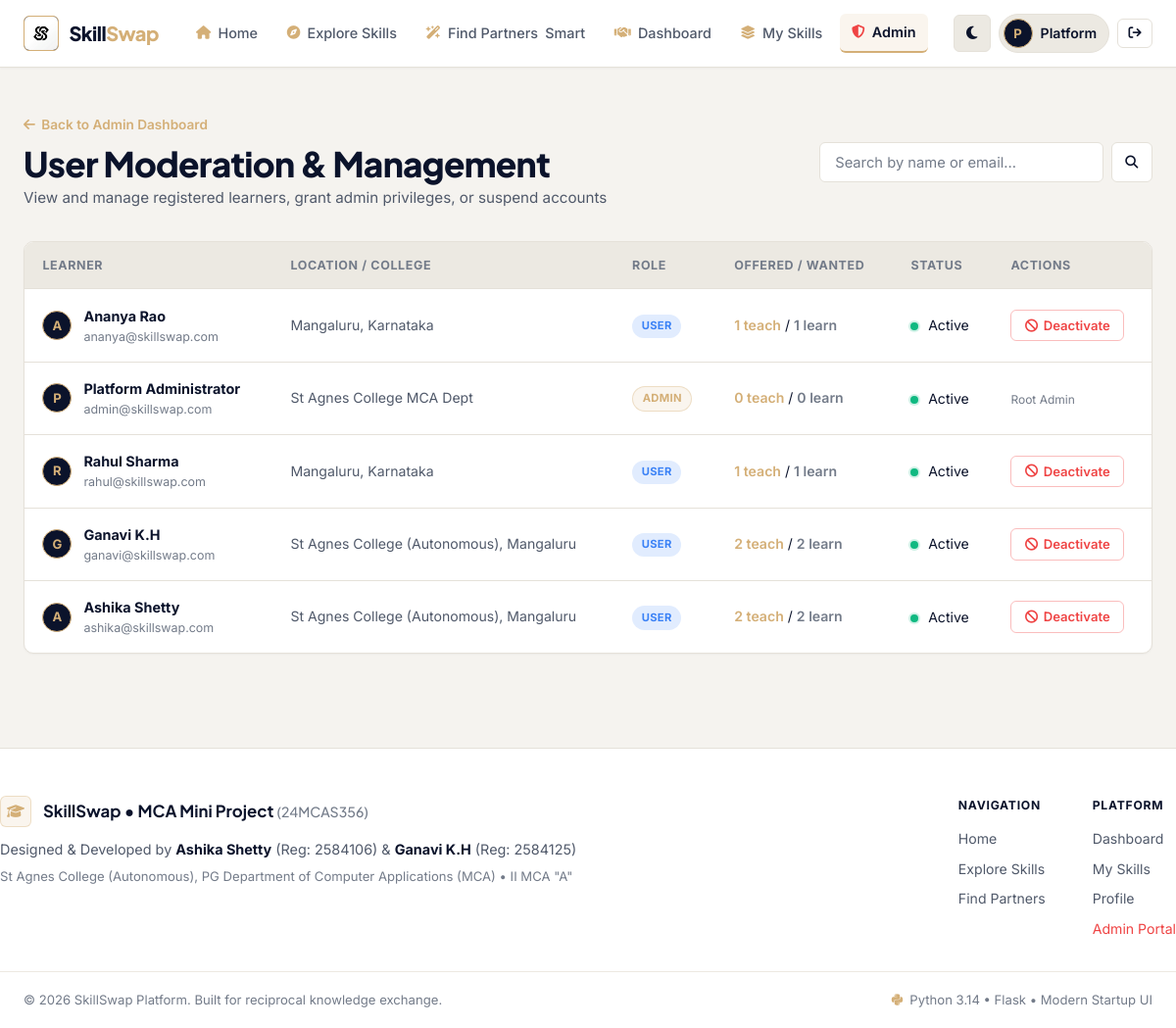
Page /admin/users (signed in) on the committed database.
### models.py (models this page shows, shortened)
class User(db.Model):
    __tablename__ = 'users'
    id = db.Column(db.Integer, primary_key=True)
    full_name = db.Column(db.String(100), nullable=False)
    email = db.Column(db.String(120), unique=True, nullable=False, index=True)
    password_hash = db.Column(db.String(255), nullable=False)
    role = db.Column(db.String(20), default='user')  # 'user' or 'admin'
    bio = db.Column(db.Text, nullable=True)
    location = db.Column(db.String(150), default='St Agnes College, Mangaluru')
    avatar = db.Column(db.String(255), default='default_avatar.png')
    is_active = db.Column(db.Boolean, default=True)
    created_at = db.Column(db.DateTime, default=lambda: datetime.now(timezone.utc))
    skills_offered = db.relationship('SkillOffered', backref='user', lazy='dynamic', cascade='all, delete-orphan')
    skills_wanted = db.relationship('SkillWanted', backref='user', lazy='dynamic', cascade='all, delete-orphan')
    sent_requests = db.relationship(
        'SwapRequest',
        foreign_keys='SwapRequest.sender_id',
        backref='sender',
        lazy='dynamic',
        cascade='all, delete-orphan'
    )
    received_requests = db.relationship(
        'SwapRequest',
        foreign_keys='SwapRequest.receiver_id',
        backref='receiver',
        lazy='dynamic',
        cascade='all, delete-orphan'
    )
    sent_messages = db.relationship(
        'Message',
        foreign_keys='Message.sender_id',
        backref='sender',
        lazy='dynamic'
    )
    received_messages = db.relationship(
        'Message',
        foreign_keys='Message.receiver_id',
        backref='receiver',
        lazy='dynamic'
    )
    reviews_given = db.relationship(
        'Review',
        foreign_keys='Review.reviewer_id',
        backref='reviewer',
        lazy='dynamic'
    )
    reviews_received = db.relationship(
        'Review',
        foreign_keys='Review.reviewee_id',
        backref='reviewee',
        lazy='dynamic'
    )
    @property
    def is_admin(self):
        return self.role == 'admin'

### routes/admin.py (the view)
@admin_bp.route('/users')
@admin_required
def users():
    search_q = request.args.get('q', '').strip()
    if search_q:
        all_users = User.query.filter(
            (User.full_name.ilike(f'%{search_q}%')) |
            (User.email.ilike(f'%{search_q}%'))
        ).order_by(User.created_at.desc()).all()
    else:
        all_users = User.query.order_by(User.created_at.desc()).all()
    return render_template('admin/users.html', users=all_users, q=search_q)

### routes/auth.py (called while the page is built)
def admin_required(view):
    @functools.wraps(view)
    def wrapped_view(**kwargs):
        if 'user_id' not in session:
            flash('Please log in as an administrator.', 'warning')
            return redirect(url_for('auth.login', next=request.url))
        if session.get('user_role') != 'admin':
            flash('Access restricted to administrators only.', 'danger')
            return redirect(url_for('main.index'))
        return view(**kwargs)
    return wrapped_view

@auth_bp.before_app_request
def load_logged_in_user():
    user_id = session.get('user_id')
    if user_id is None:
        g.user = None
    else:
        g.user = db.session.get(User, user_id)
        if g.user and not g.user.is_active:
            session.clear()
            g.user = None
            flash('Your account has been deactivated. Please contact administrator.', 'danger')

### templates/admin/users.html (shortened to what this page needs)
{% extends 'base.html' %}
{% block extra_css %}
<link rel="stylesheet" href="{{ url_for('static', filename='css/admin.css') }}">
{% endblock %}
{% block content %}
<div style="margin-bottom: 2.5rem;">
  <div style="display: flex; justify-content: space-between; align-items: center; flex-wrap: wrap; gap: 1rem; margin-bottom: 2rem;">
    <div>
      <a href="{{ url_for('admin.dashboard') }}" style="font-size: 0.85rem; color: var(--champagne-gold); display: flex; align-items: center; gap: 0.4rem; margin-bottom: 0.4rem; font-weight: 600;">
        <i class="fas fa-arrow-left"></i> Back to Admin Dashboard
      </a>
      <h1 style="font-size: 2.2rem; font-weight: 800;">User Moderation &amp; Management</h1>
      <p style="color: var(--body-text); font-size: 0.95rem;">View and manage registered learners, grant admin privileges, or suspend accounts</p>
    </div>
    <form method="GET" action="{{ url_for('admin.users') }}" style="display: flex; gap: 0.5rem; flex: 1; min-width: 200px; max-width: 340px;">
      <input type="text" name="q" value="{{ q or '' }}" class="form-control" placeholder="Search by name or email..." style="flex: 1; min-width: 0;">
      <button type="submit" class="btn btn-secondary btn-sm" style="flex-shrink: 0;">
        <i class="fas fa-magnifying-glass"></i>
      </button>
    </form>
  </div>
  <div class="data-table-wrapper">
    <table class="data-table">
      <thead>
        <tr>
          <th>Learner</th>
          <th>Location / College</th>
          <th>Role</th>
          <th>Offered / Wanted</th>
          <th>Status</th>
          <th>Actions</th>
        </tr>
      </thead>
      <tbody>
        {% for u in users %}
          <tr>
            <td>
              <div style="display: flex; align-items: center; gap: 0.75rem;">
                <div class="avatar-mini">{{ u.full_name[0] }}</div>
                <div>
                  <a href="{{ url_for('auth.user_detail', user_id=u.id) }}" style="font-weight: 700; color: var(--heading-color); text-decoration: none;">
                    {{ u.full_name }}
                  </a>
                  <div style="font-size: 0.78rem; color: var(--text-muted);">{{ u.email }}</div>
                </div>
              </div>
            </td>
            <td style="font-size: 0.88rem; color: var(--body-text);">
              {{ u.location }}
            </td>
            <td>
              <span class="level-badge {% if u.role == 'admin' %}level-expert{% else %}level-intermediate{% endif %}">
                {{ u.role }}
              </span>
            </td>
            <td style="font-size: 0.88rem;">
              <span style="color: var(--champagne-gold); font-weight: 600;">{{ u.skills_offered.count() }} teach</span> /
              <span style="color: var(--text-muted); font-weight: 600;">{{ u.skills_wanted.count() }} learn</span>
            </td>
            <td>
              <span class="status-dot {% if u.is_active %}status-active{% else %}status-inactive{% endif %}"></span>
              <span style="font-size: 0.88rem;">{{ 'Active' if u.is_active else 'Deactivated' }}</span>
            </td>
            <td>
              {% if u.email != 'admin@skillswap.com' %}
                <form method="POST" action="{{ url_for('admin.toggle_user_status', user_id=u.id) }}" style="display: inline;">
                  <button type="submit" class="btn btn-outline btn-sm" style="{% if u.is_active %}color: #EF4444; border-color: rgba(239, 68, 68, 0.35);{% else %}color: #10B981; border-color: rgba(16, 185, 129, 0.35);{% endif %}">
                    {% if u.is_active %}
                      <i class="fas fa-ban"></i> Deactivate
                    {% else %}
                      <i class="fas fa-check"></i> Activate
                    {% endif %}
                  </button>
                </form>
              {% else %}
                <span style="font-size: 0.75rem; color: var(--text-muted);">Root Admin</span>
              {% endif %}
            </td>
          </tr>
        {% endfor %}
      </tbody>
    </table>
  </div>
</div>
{% endblock %}

### templates/base.html (shortened to what this page needs)
<!DOCTYPE html>
<html lang="en" data-theme="light">
<head>
  <link rel="stylesheet" href="https://cdnjs.cloudflare.com/ajax/libs/font-awesome/6.4.0/css/all.min.css">
  <link rel="stylesheet" href="{{ url_for('static', filename='css/style.css') }}">
  {% block extra_css %}{% endblock %}
</head>
<body>
  <div class="nav-wrapper">
    <nav class="navbar" id="mainNavbar">
      <div class="container nav-container">
        <a href="{{ url_for('main.index') }}" class="brand" id="navBrand">
          <div class="brand-icon">
            <img src="{{ url_for('static', filename='images/logo.jpg') }}" alt="SkillSwap Logo">
          </div>
          <span class="brand-name">Skill<span class="brand-accent">Swap</span></span>
        </a>
        <ul class="nav-links" id="navLinks">
          <li>
            <a href="{{ url_for('main.index') }}" class="nav-link {% if request.endpoint == 'main.index' %}active{% endif %}" id="navHome">
              <i class="fas fa-house"></i>
              <span>Home</span>
            </a>
          </li>
          <li>
            <a href="{{ url_for('main.explore') }}" class="nav-link {% if request.endpoint == 'main.explore' %}active{% endif %}" id="navExplore">
              <i class="fas fa-compass"></i>
              <span>Explore Skills</span>
            </a>
          </li>
          <li>
            <a href="{{ url_for('main.matches') }}" class="nav-link {% if request.endpoint == 'main.matches' %}active{% endif %}" id="navMatches">
              <i class="fas fa-wand-magic-sparkles"></i>
              <span>Find Partners</span>
              <span class="badge-pill-gold">Smart</span>
            </a>
          </li>
          {% if g.user %}
            <li>
              <a href="{{ url_for('swaps.list_swaps') }}" class="nav-link {% if request.endpoint == 'swaps.list_swaps' %}active{% endif %}" id="navSwaps">
                <i class="fas fa-handshake"></i>
                <span>Dashboard</span>
              </a>
            </li>
            <li>
              <a href="{{ url_for('skills.manage_skills') }}" class="nav-link {% if request.endpoint == 'skills.manage_skills' %}active{% endif %}" id="navMySkills">
                <i class="fas fa-layer-group"></i>
                <span>My Skills</span>
              </a>
            </li>
            {% if g.user.is_admin %}
              <li>
                <a href="{{ url_for('admin.dashboard') }}" class="nav-link {% if request.endpoint and 'admin' in request.endpoint %}active{% endif %}" id="navAdmin">
                  <i class="fas fa-shield-halved" style="color: #EF4444;"></i>
                  <span>Admin</span>
                </a>
              </li>
            {% endif %}
          {% endif %}
        </ul>
        <div class="nav-actions">
          <button type="button" class="theme-toggle-btn" id="themeToggleBtn" title="Toggle Theme" aria-label="Toggle Dark and Light Mode">
            <i class="fas fa-moon"></i>
          </button>
          {% if g.user %}
            <a href="{{ url_for('auth.profile') }}" class="user-menu-btn" id="navUserProfile" title="View Profile">
              <div class="avatar-mini">
                {{ g.user.full_name[0] }}
              </div>
              <span class="user-name-label">{{ g.user.full_name.split()[0] }}</span>
            </a>
            <a href="{{ url_for('auth.logout') }}" class="btn btn-outline btn-icon-only btn-sm" id="navLogoutBtn" title="Log Out">
              <i class="fas fa-arrow-right-from-bracket"></i>
            </a>
          {% endif %}
        </div>
      </div>
    </nav>
  </div>
  <main class="container main-content">
    {% block content %}{% endblock %}
  </main>
  <footer class="footer">
    <div class="container footer-content">
      <div class="project-credit">
        <div class="credit-header">
          <div class="credit-icon">
            <i class="fas fa-graduation-cap"></i>
          </div>
          <span class="credit-brand">SkillSwap &bull; MCA Mini Project <span>(24MCAS356)</span></span>
        </div>
        <p class="credit-names">
          Designed &amp; Developed by <strong>Ashika Shetty</strong> (Reg: 2584106) &amp; <strong>Ganavi K.H</strong> (Reg: 2584125)
        </p>
        <p class="credit-college">
          St Agnes College (Autonomous), PG Department of Computer Applications (MCA) &bull; II MCA "A"
        </p>
      </div>
      <div class="footer-links">
        <div class="footer-col">
          <span class="footer-col-title">Navigation</span>
          <a href="{{ url_for('main.index') }}">Home</a>
          <a href="{{ url_for('main.explore') }}">Explore Skills</a>
          <a href="{{ url_for('main.matches') }}">Find Partners</a>
        </div>
        <div class="footer-col">
          <span class="footer-col-title">Platform</span>
          {% if g.user %}
            <a href="{{ url_for('swaps.list_swaps') }}">Dashboard</a>
            <a href="{{ url_for('skills.manage_skills') }}">My Skills</a>
            <a href="{{ url_for('auth.profile') }}">Profile</a>
            {% if g.user.is_admin %}
              <a href="{{ url_for('admin.dashboard') }}" class="admin-link">Admin Portal</a>
            {% endif %}
          {% else %}
            <a href="{{ url_for('auth.login') }}">Log In</a>
            <a href="{{ url_for('auth.register') }}">Create Account</a>
          {% endif %}
        </div>
      </div>
    </div>
    <div class="footer-bottom">
      <div class="container footer-bottom-inner">
        <span>&copy; 2026 SkillSwap Platform. Built for reciprocal knowledge exchange.</span>
        <span class="tech-badge"><i class="fab fa-python" style="color: var(--champagne-gold);"></i> Python 3.14 &bull; Flask &bull; Modern Startup UI</span>
      </div>
    </div>
  </footer>
</body>
</html>

### static/css/admin.css (style rules this page uses)
.data-table-wrapper { background-color: var(--bg-card); border: 1px solid var(--border-color); border-radius: var(--radius-md); overflow-x: auto; -webkit-overflow-scrolling: touch; box-shadow: var(--shadow-xs); width: 100%; }
.data-table { width: 100%; min-width: 520px; border-collapse: collapse; text-align: left; }
.data-table th { background-color: var(--bg-surface-alt); padding: 0.85rem 1.15rem; font-size: 0.78rem; text-transform: uppercase; color: var(--text-muted); letter-spacing: 0.05em; border-bottom: 1px solid var(--border-color); font-weight: 700; white-space: nowrap; }
.data-table td { padding: 0.95rem 1.15rem; border-bottom: 1px solid var(--border-color); font-size: 0.9rem; color: var(--heading-color); vertical-align: middle; }
.data-table tr:last-child td { border-bottom: none; }
.status-dot { display: inline-block; width: 8px; height: 8px; border-radius: 50%; margin-right: 0.35rem; }
.status-active { background-color: #10B981; box-shadow: 0 0 0 2px rgba(16, 185, 129, 0.2); }

### rows in the picture
User: user "P", user.full_name "Platform", full_name "P", full_name "Platform Administrator", email "admin@skillswap.com", location "St Agnes College MCA Dept", role "ADMIN", skills_offered.count "0", skills_wanted.count "0", is_active "Active", shows "Root Admin"
User: full_name "A", full_name "Ananya Rao", email "ananya@skillswap.com", location "Mangaluru, Karnataka", role "USER", skills_offered.count "1", skills_wanted.count "1", is_active "Active", shows "Deactivate"
User: full_name "R", full_name "Rahul Sharma", email "rahul@skillswap.com", location "Mangaluru, Karnataka", role "USER", skills_offered.count "1", skills_wanted.count "1", is_active "Active", shows "Deactivate"
User: full_name "G", full_name "Ganavi K.H", email "ganavi@skillswap.com", location "St Agnes College (Autonomous), Mangaluru", role "USER", skills_offered.count "2", skills_wanted.count "2", is_active "Active", shows "Deactivate"
User: full_name "A", full_name "Ashika Shetty", email "ashika@skillswap.com", location "St Agnes College (Autonomous), Mangaluru", role "USER", skills_offered.count "2", skills_wanted.count "2", is_active "Active", shows "Deactivate"
